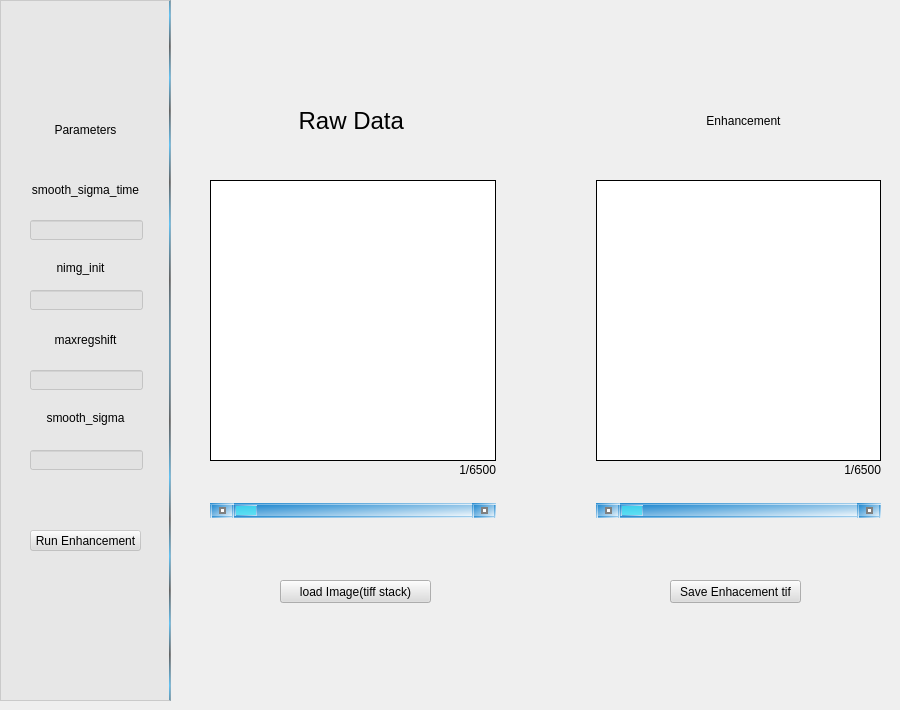
       <widget class="QWidget" name="tab">
        <attribute name="title">
         <string>Data Enhancement</string>
        </attribute>
        <widget class="QWidget" name="layoutWidget">
         <property name="geometry">
          <rect>
           <x>200</x>
           <y>100</y>
           <width>691</width>
           <height>41</height>
          </rect>
         </property>
         <layout class="QHBoxLayout" name="horizontalLayout_2">
          <property name="spacing">
           <number>100</number>
          </property>
          <item>
           <widget class="QLabel" name="label_2">
            <property name="styleSheet">
             <string notr="true">color:rgb(0, 0, 0);
font: 18pt ;
font: 18pt &quot;华文新魏&quot;;
font: 75 18pt &quot;Adobe Gothic Std B&quot;;
</string>
            </property>
            <property name="text">
             <string> Raw Data</string>
            </property>
            <property name="alignment">
             <set>Qt::AlignCenter</set>
            </property>
           </widget>
          </item>
          <item>
           <widget class="QLabel" name="label_3">
            <property name="styleSheet">
             <string notr="true">color:rgb(0, 0, 0);
;
font: 75 18pt &quot;Adobe Gothic Std B&quot;;</string>
            </property>
            <property name="text">
             <string>Enhancement</string>
            </property>
            <property name="alignment">
             <set>Qt::AlignCenter</set>
            </property>
           </widget>
          </item>
         </layout>
        </widget>
        <widget class="QWidget" name="layoutWidget">
         <property name="geometry">
          <rect>
           <x>200</x>
           <y>170</y>
           <width>691</width>
           <height>301</height>
          </rect>
         </property>
         <layout class="QHBoxLayout" name="horizontalLayout">
          <property name="spacing">
           <number>100</number>
          </property>
          <property name="leftMargin">
           <number>10</number>
          </property>
          <property name="topMargin">
           <number>10</number>
          </property>
          <property name="rightMargin">
           <number>10</number>
          </property>
          <property name="bottomMargin">
           <number>10</number>
          </property>
          <item>
           <widget class="QFrame" name="frame">
            <property name="styleSheet">
             <string notr="true">background-color:rgb(255, 255, 255);
border:1px outset black;</string>
            </property>
            <property name="frameShape">
             <enum>QFrame::StyledPanel</enum>
            </property>
            <property name="frameShadow">
             <enum>QFrame::Raised</enum>
            </property>
           </widget>
          </item>
          <item>
           <widget class="QFrame" name="frame_2">
            <property name="styleSheet">
             <string notr="true">background-color:rgb(255, 255, 255);
border:1px outset black;</string>
            </property>
            <property name="frameShape">
             <enum>QFrame::StyledPanel</enum>
            </property>
            <property name="frameShadow">
             <enum>QFrame::Raised</enum>
            </property>
           </widget>
          </item>
         </layout>
        </widget>
        <widget class="QWidget" name="layoutWidget">
         <property name="geometry">
          <rect>
           <x>200</x>
           <y>490</y>
           <width>691</width>
           <height>41</height>
          </rect>
         </property>
         <layout class="QHBoxLayout" name="horizontalLayout_3">
          <property name="spacing">
           <number>100</number>
          </property>
          <property name="leftMargin">
           <number>10</number>
          </property>
          <property name="rightMargin">
           <number>10</number>
          </property>
          <item>
           <widget class="QScrollBar" name="horizontalScrollBar_2">
            <property name="styleSheet">
             <string notr="true">QScrollBar:horizontal {
    border: 2px solid qlineargradient(spread:pad, x1:0, y1:0, x2:1, y2:1, stop:0 rgba(8, 123, 202, 255), stop:1 rgba(255, 255, 255, 255));
    background: qlineargradient(spread:pad, x1:0, y1:0, x2:1, y2:1, stop:0 rgba(8, 123, 202, 255), stop:1 rgba(255, 255, 255, 255));
    height: 15px;
    margin: 0px 20px 0 20px;
}
QScrollBar::handle:horizontal {
    background:rgba(79, 253, 255, 150);
    min-width: 20px;
    margin-left:3px;
    margin-right:3px;
    border:0.5px solid;
    border-color: qlineargradient(spread:pad, x1:0, y1:0, x2:1, y2:1, stop:0 rgba(8, 123, 202, 255), stop:1 rgba(255, 255, 255, 255));
}
QScrollBar::add-line:horizontal {
    border: 2px solid qlineargradient(spread:pad, x1:0, y1:0, x2:1, y2:1, stop:0 rgba(8, 123, 202, 255), stop:1 rgba(255, 255, 255, 255));;
    background:qlineargradient(spread:pad, x1:0, y1:0, x2:1, y2:1, stop:0 rgba(8, 123, 202, 255), stop:1 rgba(255, 255, 255, 255));
	
    width: 20px;
    subcontrol-position: right;
    subcontrol-origin: margin;
}

QScrollBar::sub-line:horizontal {
    border: 2px solid qlineargradient(spread:pad, x1:0, y1:0, x2:1, y2:1, stop:0 rgba(8, 123, 202, 255), stop:1 rgba(255, 255, 255, 255));;
    background: qlineargradient(spread:pad, x1:0, y1:0, x2:1, y2:1, stop:0 rgba(8, 123, 202, 255), stop:1 rgba(255, 255, 255, 255));
    width: 20px;
    subcontrol-position: left;
    subcontrol-origin: margin;
}
QScrollBar:left-arrow:horizontal, QScrollBar::right-arrow:horizontal {
    border: 2px solid grey;
    width: 3px;
    height: 3px;
    background: white;
}

QScrollBar::add-page:horizontal, QScrollBar::sub-page:horizontal {
    background: none;
}</string>
            </property>
            <property name="orientation">
             <enum>Qt::Horizontal</enum>
            </property>
           </widget>
          </item>
          <item>
           <widget class="QScrollBar" name="horizontalScrollBar">
            <property name="styleSheet">
             <string notr="true">QScrollBar:horizontal {
    border: 2px solid qlineargradient(spread:pad, x1:0, y1:0, x2:1, y2:1, stop:0 rgba(8, 123, 202, 255), stop:1 rgba(255, 255, 255, 255));
    background: qlineargradient(spread:pad, x1:0, y1:0, x2:1, y2:1, stop:0 rgba(8, 123, 202, 255), stop:1 rgba(255, 255, 255, 255));
    height: 15px;
    margin: 0px 20px 0 20px;
}
QScrollBar::handle:horizontal {
    background:rgba(79, 253, 255, 150);
    min-width: 20px;
    margin-left:3px;
    margin-right:3px;
    border:0.5px solid;
    border-color: qlineargradient(spread:pad, x1:0, y1:0, x2:1, y2:1, stop:0 rgba(8, 123, 202, 255), stop:1 rgba(255, 255, 255, 255));
}
QScrollBar::add-line:horizontal {
    border: 2px solid qlineargradient(spread:pad, x1:0, y1:0, x2:1, y2:1, stop:0 rgba(8, 123, 202, 255), stop:1 rgba(255, 255, 255, 255));;
    background:qlineargradient(spread:pad, x1:0, y1:0, x2:1, y2:1, stop:0 rgba(8, 123, 202, 255), stop:1 rgba(255, 255, 255, 255));
	
    width: 20px;
    subcontrol-position: right;
    subcontrol-origin: margin;
}

QScrollBar::sub-line:horizontal {
    border: 2px solid qlineargradient(spread:pad, x1:0, y1:0, x2:1, y2:1, stop:0 rgba(8, 123, 202, 255), stop:1 rgba(255, 255, 255, 255));;
    background: qlineargradient(spread:pad, x1:0, y1:0, x2:1, y2:1, stop:0 rgba(8, 123, 202, 255), stop:1 rgba(255, 255, 255, 255));
    width: 20px;
    subcontrol-position: left;
    subcontrol-origin: margin;
}
QScrollBar:left-arrow:horizontal, QScrollBar::right-arrow:horizontal {
    border: 2px solid grey;
    width: 3px;
    height: 3px;
    background: white;
}

QScrollBar::add-page:horizontal, QScrollBar::sub-page:horizontal {
    background: none;
}</string>
            </property>
            <property name="orientation">
             <enum>Qt::Horizontal</enum>
            </property>
           </widget>
          </item>
         </layout>
        </widget>
        <widget class="QFrame" name="frame_3">
         <property name="geometry">
          <rect>
           <x>0</x>
           <y>0</y>
           <width>171</width>
           <height>701</height>
          </rect>
         </property>
         <property name="styleSheet">
          <string notr="true">background-color:rgba(220, 220, 220, 120);
border-right:2px solid;
border-right-color:qradialgradient(spread:repeat, cx:0.5, cy:0.5, radius:0.077, fx:0.5, fy:0.5, stop:0 rgba(0, 169, 255, 147), stop:0.497326 rgba(0, 0, 0, 147), stop:1 rgba(0, 169, 255, 147));


</string>
         </property>
         <property name="frameShape">
          <enum>QFrame::StyledPanel</enum>
         </property>
         <property name="frameShadow">
          <enum>QFrame::Raised</enum>
         </property>
         <widget class="QLineEdit" name="lineEdit_4">
          <property name="geometry">
           <rect>
            <x>30</x>
            <y>290</y>
            <width>113</width>
            <height>20</height>
           </rect>
          </property>
         </widget>
         <widget class="QLabel" name="label_7">
          <property name="geometry">
           <rect>
            <x>40</x>
            <y>260</y>
            <width>81</width>
            <height>16</height>
           </rect>
          </property>
          <property name="styleSheet">
           <string notr="true">background:transparent;
border:none;
font: 9pt &quot;微软雅黑&quot;;</string>
          </property>
          <property name="text">
           <string>nimg_init</string>
          </property>
          <property name="alignment">
           <set>Qt::AlignCenter</set>
          </property>
         </widget>
         <widget class="QLineEdit" name="lineEdit_3">
          <property name="geometry">
           <rect>
            <x>30</x>
            <y>220</y>
            <width>113</width>
            <height>20</height>
           </rect>
          </property>
         </widget>
         <widget class="QLabel" name="label_4">
          <property name="geometry">
           <rect>
            <x>20</x>
            <y>180</y>
            <width>131</width>
            <height>20</height>
           </rect>
          </property>
          <property name="styleSheet">
           <string notr="true">background:transparent;
border:none;
font: 9pt &quot;微软雅黑&quot;;</string>
          </property>
          <property name="text">
           <string>smooth_sigma_time</string>
          </property>
          <property name="alignment">
           <set>Qt::AlignCenter</set>
          </property>
         </widget>
         <widget class="QLineEdit" name="lineEdit_2">
          <property name="geometry">
           <rect>
            <x>30</x>
            <y>370</y>
            <width>113</width>
            <height>20</height>
           </rect>
          </property>
          <property name="styleSheet">
           <string notr="true">background-:transparent</string>
          </property>
         </widget>
         <widget class="QLabel" name="label_6">
          <property name="geometry">
           <rect>
            <x>40</x>
            <y>330</y>
            <width>91</width>
            <height>20</height>
           </rect>
          </property>
          <property name="styleSheet">
           <string notr="true">background:transparent;
border:none;
font: 9pt &quot;微软雅黑&quot;;</string>
          </property>
          <property name="text">
           <string>maxregshift</string>
          </property>
          <property name="alignment">
           <set>Qt::AlignCenter</set>
          </property>
         </widget>
         <widget class="QLineEdit" name="lineEdit">
          <property name="geometry">
           <rect>
            <x>30</x>
            <y>450</y>
            <width>113</width>
            <height>20</height>
           </rect>
          </property>
         </widget>
         <widget class="QLabel" name="label_5">
          <property name="geometry">
           <rect>
            <x>30</x>
            <y>410</y>
            <width>111</width>
            <height>16</height>
           </rect>
          </property>
          <property name="styleSheet">
           <string notr="true">background:transparent;
border:none;
font: 9pt &quot;微软雅黑&quot;;</string>
          </property>
          <property name="text">
           <string>smooth_sigma</string>
          </property>
          <property name="alignment">
           <set>Qt::AlignCenter</set>
          </property>
         </widget>
         <widget class="QLabel" name="label_8">
          <property name="geometry">
           <rect>
            <x>30</x>
            <y>120</y>
            <width>111</width>
            <height>20</height>
           </rect>
          </property>
          <property name="styleSheet">
           <string notr="true">font: 75 12pt &quot;Adobe Gothic Std B&quot;;
border:None;
background:transparent;</string>
          </property>
          <property name="text">
           <string>Parameters</string>
          </property>
          <property name="alignment">
           <set>Qt::AlignCenter</set>
          </property>
         </widget>
         <widget class="QPushButton" name="pushButton_run_enhance">
          <property name="geometry">
           <rect>
            <x>30</x>
            <y>530</y>
            <width>111</width>
            <height>21</height>
           </rect>
          </property>
          <property name="styleSheet">
           <string notr="true">
font: 9pt &quot;微软雅黑&quot;;</string>
          </property>
          <property name="text">
           <string>Run Enhancement</string>
          </property>
         </widget>
        </widget>
        <widget class="QPushButton" name="pushButton_5">
         <property name="geometry">
          <rect>
           <x>280</x>
           <y>580</y>
           <width>151</width>
           <height>23</height>
          </rect>
         </property>
         <property name="styleSheet">
          <string notr="true">background-color:rgba(220, 220, 220, 200);


font: 9pt &quot;微软雅黑&quot;;</string>
         </property>
         <property name="text">
          <string>load Image(tiff stack)</string>
         </property>
        </widget>
        <widget class="QPushButton" name="pushButton_6">
         <property name="geometry">
          <rect>
           <x>670</x>
           <y>580</y>
           <width>131</width>
           <height>23</height>
          </rect>
         </property>
         <property name="styleSheet">
          <string notr="true">background-color:rgba(220, 220, 220, 200);


font: 9pt &quot;微软雅黑&quot;;</string>
         </property>
         <property name="text">
          <string>Save Enhacement tif</string>
         </property>
        </widget>
        <widget class="QWidget" name="layoutWidget">
         <property name="geometry">
          <rect>
           <x>200</x>
           <y>460</y>
           <width>691</width>
           <height>20</height>
          </rect>
         </property>
         <layout class="QHBoxLayout" name="horizontalLayout_5">
          <property name="spacing">
           <number>100</number>
          </property>
          <property name="leftMargin">
           <number>10</number>
          </property>
          <property name="rightMargin">
           <number>10</number>
          </property>
          <item>
           <widget class="QLabel" name="label_16">
            <property name="styleSheet">
             <string notr="true">font: 9pt &quot;微软雅黑&quot;;</string>
            </property>
            <property name="text">
             <string>1/6500</string>
            </property>
            <property name="alignment">
             <set>Qt::AlignRight|Qt::AlignTrailing|Qt::AlignVCenter</set>
            </property>
           </widget>
          </item>
          <item>
           <widget class="QLabel" name="label_17">
            <property name="styleSheet">
             <string notr="true">font: 9pt &quot;微软雅黑&quot;;</string>
            </property>
            <property name="text">
             <string>1/6500</string>
            </property>
            <property name="alignment">
             <set>Qt::AlignRight|Qt::AlignTrailing|Qt::AlignVCenter</set>
            </property>
           </widget>
          </item>
         </layout>
        </widget>
        <zorder>layoutWidget</zorder>
        <zorder>frame_3</zorder>
        <zorder>layoutWidget</zorder>
        <zorder>layoutWidget</zorder>
        <zorder>layoutWidget</zorder>
        <zorder>pushButton_5</zorder>
        <zorder>pushButton_6</zorder>
       </widget>
